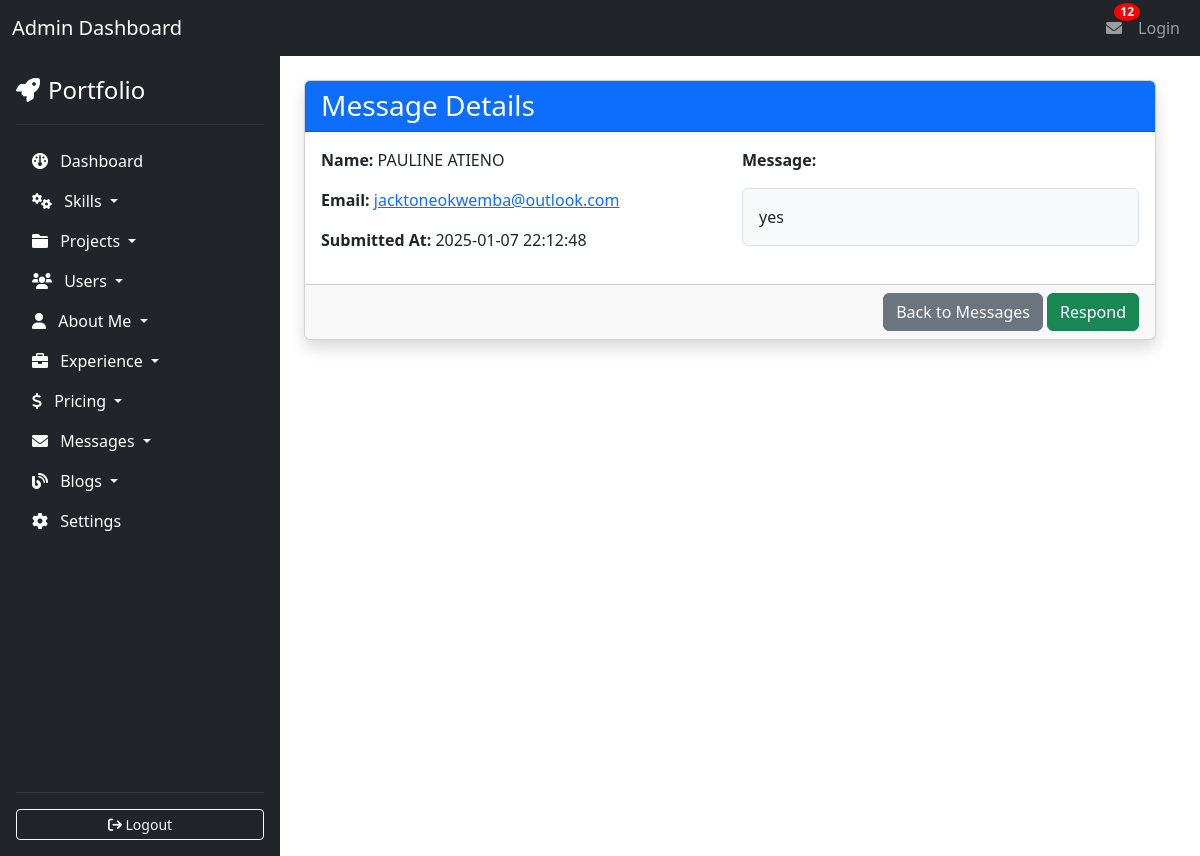
Page /admin/view_message.php?id=9 on the committed database.
### tables this page shows
CREATE TABLE `contact_messages` (
  `id` int(11) NOT NULL,
  `first_name` varchar(100) NOT NULL,
  `last_name` varchar(100) NOT NULL,
  `email` varchar(100) NOT NULL,
  `message` text NOT NULL,
  `submitted_at` timestamp NOT NULL DEFAULT current_timestamp(),
  `read_status` tinyint(1) DEFAULT 0
);

### admin/view_message.php (the view, shortened to what this page needs)
<?php
include 'header.php';
include 'config.php';
if (isset($_GET['id'])) {
    $messageId = intval($_GET['id']);
    $query = "SELECT * FROM contact_messages WHERE id = ?";
    $stmt = $conn->prepare($query);
    $stmt->bind_param("i", $messageId);
    $stmt->execute();
    $result = $stmt->get_result();
    $message = $result->fetch_assoc();
}
?>
<div class="container-fluid">
    <div class="row">
        <?php include('sidebar.php'); ?>
        <div class="col-9 p-4">
            <div class="card shadow">
                <div class="card-header bg-primary text-white">
                    <h3 class="mb-0">Message Details</h3>
                </div>
                <div class="card-body">
                    <div class="row">
                        <div class="col-md-6">
                            <p><strong>Name:</strong> <?= htmlspecialchars($message['first_name'] . ' ' . $message['last_name']); ?></p>
                            <p><strong>Email:</strong> <a href="mailto:<?= htmlspecialchars($message['email']); ?>"><?= htmlspecialchars($message['email']); ?></a></p>
                            <p><strong>Submitted At:</strong> <?= htmlspecialchars($message['submitted_at']); ?></p>
                        </div>
                        <div class="col-md-6">
                            <p><strong>Message:</strong></p>
                            <div class="bg-light border rounded p-3" style="max-height: 300px; overflow-y: auto;">
                                <?= nl2br(htmlspecialchars($message['message'])); ?>
                            </div>
                        </div>
                    </div>
                </div>
                <div class="card-footer text-end">
                    <a href="view_messages.php" class="btn btn-secondary">Back to Messages</a>
                    <a href="respond_message.php?id=<?= $message['id']; ?>" class="btn btn-success">Respond</a>
                </div>
            </div>
        </div>
    </div>
</div>
<?php include('footer.php'); ?>

### rows in the picture
contact_messages: first_name+last_name "PAULINE ATIENO", email "jacktoneokwemba@outlook.com", submitted_at "2025-01-07 22:12:48", message "yes"

### other values in the picture
$unreadCount "12"
